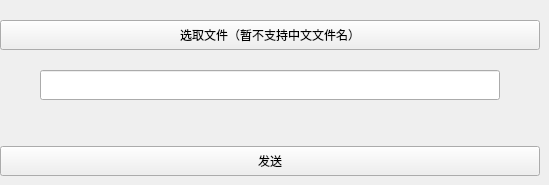
             <widget class="QWidget" name="tab_6">
              <attribute name="title">
               <string>文件</string>
              </attribute>
              <widget class="QPushButton" name="pushButton_open_file_1">
               <property name="geometry">
                <rect>
                 <x>0</x>
                 <y>20</y>
                 <width>540</width>
                 <height>30</height>
                </rect>
               </property>
               <property name="text">
                <string>选取文件（暂不支持中文文件名）</string>
               </property>
              </widget>
              <widget class="QLineEdit" name="lineEdit_file_dir_1">
               <property name="geometry">
                <rect>
                 <x>40</x>
                 <y>70</y>
                 <width>460</width>
                 <height>30</height>
                </rect>
               </property>
               <property name="focusPolicy">
                <enum>Qt::TabFocus</enum>
               </property>
              </widget>
              <widget class="QPushButton" name="pushButton_file_chatroom">
               <property name="geometry">
                <rect>
                 <x>0</x>
                 <y>146</y>
                 <width>540</width>
                 <height>30</height>
                </rect>
               </property>
               <property name="text">
                <string>发送</string>
               </property>
              </widget>
             </widget>
